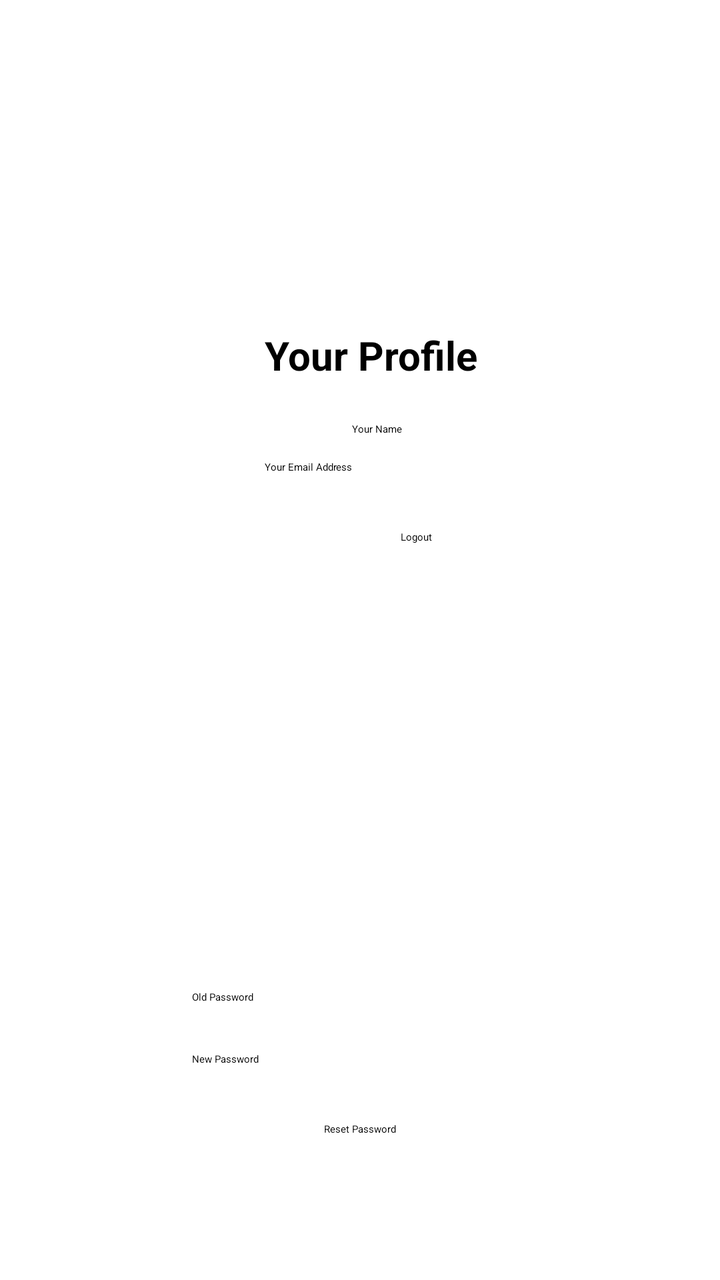
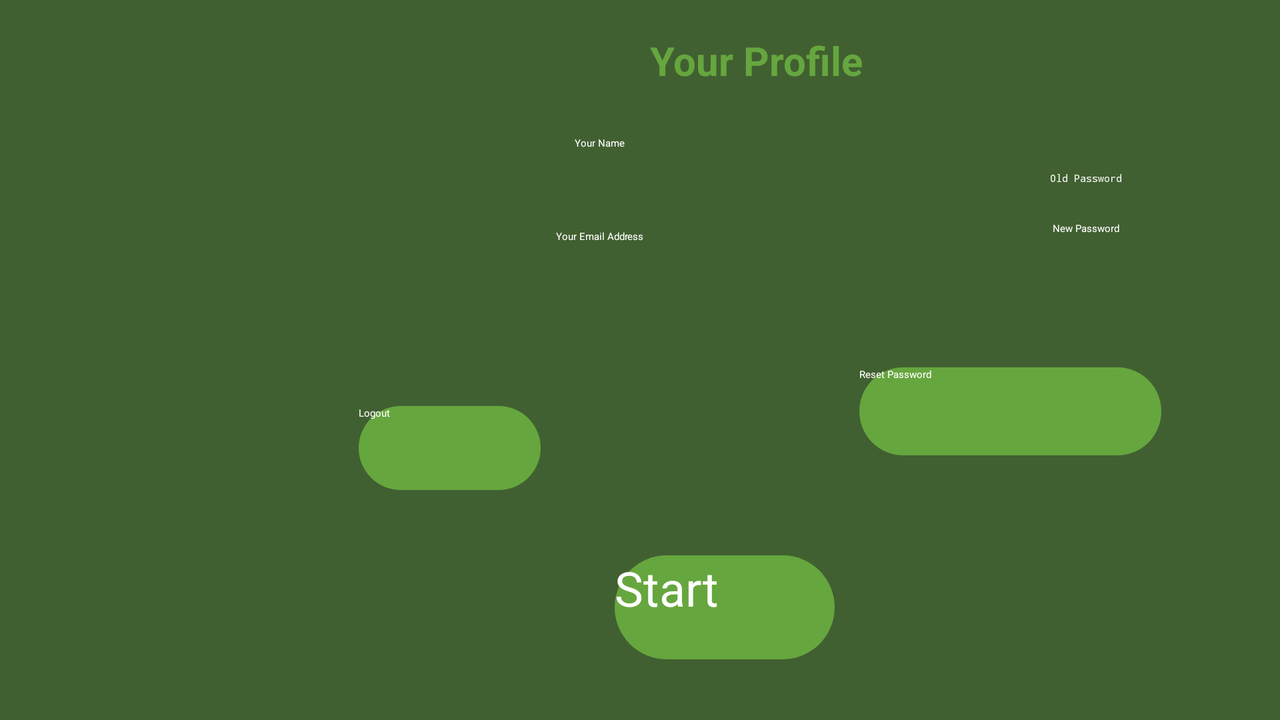

Two renders of one Android screen. The first uses the default layout on a phone; the second uses the alternative layout the repository ships for a different screen configuration, on a matching device. The two XML files are below.
<!-- AndroidManifest.xml: activity theme AppTheme.NoActionBar -->
<!-- res/layout/activity_main.xml -->
<?xml version="1.0" encoding="utf-8"?>
<androidx.constraintlayout.widget.ConstraintLayout xmlns:android="http://schemas.android.com/apk/res/android"
    xmlns:app="http://schemas.android.com/apk/res-auto"
    xmlns:tools="http://schemas.android.com/tools"
    android:layout_width="match_parent"
    android:layout_height="match_parent"
    tools:context=".MainActivity">


    <Button
        android:id="@+id/btnLogout"
        android:layout_width="wrap_content"
        android:layout_height="wrap_content"
        android:layout_marginTop="28dp"
        android:layout_marginEnd="144dp"
        android:onClick="logout"
        android:text="Logout"
        app:layout_constraintEnd_toEndOf="parent"
        app:layout_constraintHorizontal_bias="1.0"
        app:layout_constraintStart_toEndOf="@+id/profileImage"
        app:layout_constraintTop_toBottomOf="@+id/profileEmail" />

    <TextView
        android:id="@+id/textView4"
        android:layout_width="wrap_content"
        android:layout_height="wrap_content"
        android:layout_marginTop="164dp"
        android:text="Your Profile"
        android:textSize="20sp"
        android:textStyle="bold"
        app:layout_constraintEnd_toEndOf="parent"
        app:layout_constraintHorizontal_bias="0.523"
        app:layout_constraintStart_toStartOf="parent"
        app:layout_constraintTop_toTopOf="parent" />

    <ImageView
        android:id="@+id/profileImage"
        android:layout_width="112dp"
        android:layout_height="134dp"
        android:layout_marginStart="40dp"
        android:layout_marginTop="208dp"
        android:onClick="imageClick"
        app:layout_constraintStart_toStartOf="parent"
        app:layout_constraintTop_toTopOf="parent"
        app:srcCompat="@mipmap/ic_launcher"
        tools:ignore="OnClick" />

    <TextView
        android:id="@+id/profileName"
        android:layout_width="70dp"
        android:layout_height="wrap_content"
        android:layout_marginStart="24dp"
        android:layout_marginTop="20dp"
        android:text="Your Name"
        app:layout_constraintStart_toEndOf="@+id/profileImage"
        app:layout_constraintTop_toBottomOf="@+id/textView4" />

    <TextView
        android:id="@+id/profileEmail"
        android:layout_width="123dp"
        android:layout_height="wrap_content"
        android:layout_marginTop="12dp"
        android:layout_marginEnd="108dp"
        android:text="Your Email Address"
        app:layout_constraintEnd_toEndOf="parent"
        app:layout_constraintHorizontal_bias="0.857"
        app:layout_constraintStart_toEndOf="@+id/profileImage"
        app:layout_constraintTop_toBottomOf="@+id/profileName" />

    <EditText
        android:id="@+id/pwdReset"
        android:layout_width="wrap_content"
        android:layout_height="wrap_content"
        android:layout_marginStart="96dp"
        android:layout_marginBottom="28dp"
        android:ems="10"
        android:hint="New Password"
        android:inputType="textPersonName"
        app:layout_constraintBottom_toTopOf="@+id/btnReset"
        app:layout_constraintStart_toStartOf="parent" />

    <Button
        android:id="@+id/btnReset"
        android:layout_width="wrap_content"
        android:layout_height="wrap_content"
        android:layout_marginBottom="72dp"
        android:text="Reset Password"
        app:layout_constraintBottom_toBottomOf="parent"
        app:layout_constraintEnd_toEndOf="parent"
        app:layout_constraintStart_toStartOf="parent" />

    <EditText
        android:id="@+id/oldPwd"
        android:layout_width="wrap_content"
        android:layout_height="wrap_content"
        android:layout_marginStart="96dp"
        android:layout_marginBottom="24dp"
        android:ems="10"
        android:hint="Old Password"
        android:inputType="textPersonName"
        app:layout_constraintBottom_toTopOf="@+id/pwdReset"
        app:layout_constraintStart_toStartOf="parent" />


</androidx.constraintlayout.widget.ConstraintLayout>
<!-- resources referenced by this layout -->
<resources>

</resources>
<!-- res/layout-land/activity_main.xml (the repository's variant of the layout above) -->
<!-- drawn on the phone turned sideways -->
<?xml version="1.0" encoding="utf-8"?>
<androidx.constraintlayout.widget.ConstraintLayout xmlns:android="http://schemas.android.com/apk/res/android"
    xmlns:app="http://schemas.android.com/apk/res-auto"
    xmlns:tools="http://schemas.android.com/tools"
    android:layout_width="match_parent"
    android:layout_height="match_parent"
    android:background="@color/darkGreen"
    tools:context=".MainActivity">


    <Button
        android:id="@+id/btnLogout"
        android:layout_width="91dp"
        android:layout_height="42dp"
        android:layout_marginStart="160dp"
        android:layout_marginTop="16dp"
        android:layout_marginEnd="60dp"
        android:layout_marginBottom="32dp"
        android:background="@drawable/btn_shape"
        android:onClick="logout"
        android:text="Logout"
        android:textAppearance="@style/TextAppearance.AppCompat.Body2"
        android:textColor="@color/white"
        app:layout_constraintBottom_toTopOf="@+id/btnGame"
        app:layout_constraintEnd_toStartOf="@+id/btnReset"
        app:layout_constraintStart_toStartOf="parent"
        app:layout_constraintTop_toBottomOf="@+id/profileEmail" />

    <TextView
        android:id="@+id/textView4"
        android:layout_width="wrap_content"
        android:layout_height="wrap_content"
        android:layout_marginStart="8dp"
        android:layout_marginTop="16dp"
        android:layout_marginEnd="8dp"
        android:text="Your Profile"
        android:textColor="@color/lightGreen"
        android:textSize="20sp"
        android:textStyle="bold"
        app:layout_constraintBottom_toTopOf="@+id/profileName"
        app:layout_constraintEnd_toEndOf="parent"
        app:layout_constraintHorizontal_bias="0.613"
        app:layout_constraintStart_toStartOf="parent"
        app:layout_constraintTop_toTopOf="parent" />

    <ImageView
        android:id="@+id/profileImage"
        android:layout_width="116dp"
        android:layout_height="151dp"
        android:onClick="imageClick"
        app:layout_constraintBottom_toBottomOf="parent"
        app:layout_constraintEnd_toEndOf="parent"
        app:layout_constraintHorizontal_bias="0.05"
        app:layout_constraintStart_toStartOf="parent"
        app:layout_constraintTop_toTopOf="parent"
        app:layout_constraintVertical_bias="0.276"
        app:srcCompat="@mipmap/profile_picture"
        tools:ignore="OnClick" />

    <TextView
        android:id="@+id/profileName"
        android:layout_width="213dp"
        android:layout_height="46dp"
        android:layout_marginStart="24dp"
        android:layout_marginTop="24dp"
        android:layout_marginEnd="80dp"
        android:text="Your Name"
        android:textAlignment="center"
        android:textColor="@color/white"
        app:layout_constraintBottom_toTopOf="@+id/profileEmail"
        app:layout_constraintEnd_toStartOf="@+id/oldPwd"
        app:layout_constraintStart_toEndOf="@+id/profileImage"
        app:layout_constraintTop_toBottomOf="@+id/textView4" />

    <TextView
        android:id="@+id/profileEmail"
        android:layout_width="212dp"
        android:layout_height="40dp"
        android:layout_marginStart="24dp"
        android:layout_marginEnd="80dp"
        android:layout_marginBottom="32dp"
        android:text="Your Email Address"
        android:textAlignment="center"
        android:textColor="@color/white"
        app:layout_constraintBottom_toTopOf="@+id/btnLogout"
        app:layout_constraintEnd_toStartOf="@+id/pwdReset"
        app:layout_constraintStart_toEndOf="@+id/profileImage"
        app:layout_constraintTop_toBottomOf="@+id/profileName" />

    <EditText
        android:id="@+id/pwdReset"
        android:layout_width="wrap_content"
        android:layout_height="wrap_content"
        android:layout_marginEnd="40dp"
        android:layout_marginBottom="32dp"
        android:ems="10"
        android:hint="New Password"
        android:inputType="textPersonName"
        android:textAlignment="center"
        android:textColor="#FFFFFF"
        app:layout_constraintBottom_toTopOf="@+id/btnReset"
        app:layout_constraintEnd_toEndOf="parent"
        app:layout_constraintHorizontal_bias="0.879"
        app:layout_constraintStart_toEndOf="@+id/profileEmail"
        app:layout_constraintTop_toBottomOf="@+id/oldPwd" />

    <Button
        android:id="@+id/btnReset"
        android:layout_width="151dp"
        android:layout_height="44dp"
        android:layout_marginStart="80dp"
        android:layout_marginTop="16dp"
        android:layout_marginEnd="40dp"
        android:layout_marginBottom="32dp"
        android:background="@drawable/btn_shape"
        android:text="Reset Password"
        android:textColor="@color/white"
        app:layout_constraintBottom_toTopOf="@+id/btnGame"
        app:layout_constraintEnd_toEndOf="parent"
        app:layout_constraintHorizontal_bias="0.742"
        app:layout_constraintStart_toEndOf="@+id/btnLogout"
        app:layout_constraintTop_toBottomOf="@+id/pwdReset" />

    <EditText
        android:id="@+id/oldPwd"
        android:layout_width="wrap_content"
        android:layout_height="wrap_content"
        android:layout_marginTop="24dp"
        android:layout_marginEnd="40dp"
        android:ems="10"
        android:hint="Old Password"
        android:inputType="textPassword"
        android:textAlignment="center"
        android:textColor="#FFFFFF"
        app:layout_constraintBottom_toTopOf="@+id/pwdReset"
        app:layout_constraintEnd_toEndOf="parent"
        app:layout_constraintStart_toEndOf="@+id/profileName"
        app:layout_constraintTop_toBottomOf="@+id/textView4" />

    <Button
        android:id="@+id/btnGame"
        android:layout_width="110dp"
        android:layout_height="52dp"
        android:layout_marginStart="16dp"
        android:layout_marginTop="16dp"
        android:layout_marginEnd="16dp"
        android:layout_marginBottom="16dp"
        android:background="@drawable/btn_shape"
        android:text="Start"
        android:textAppearance="@style/TextAppearance.AppCompat.Body2"
        android:textColor="@color/white"
        android:textSize="24sp"
        app:layout_constraintBottom_toBottomOf="parent"
        app:layout_constraintEnd_toEndOf="parent"
        app:layout_constraintHorizontal_bias="0.585"
        app:layout_constraintStart_toStartOf="parent"
        app:layout_constraintTop_toTopOf="parent"
        app:layout_constraintVertical_bias="0.948" />


</androidx.constraintlayout.widget.ConstraintLayout>
<!-- resources referenced by the variant -->
<!-- as the phone turned sideways resolves them -->
<resources>
  <color name="darkGreen">#416031</color>
  <color name="lightGreen">#66A63E</color>
  <color name="white">#FFFFFF</color>
  <!-- drawable btn_shape (drawable) -->
  <?xml version="1.0" encoding="utf-8"?>
  <shape xmlns:android="http://schemas.android.com/apk/res/android"
      android:shape="rectangle" >
  
      <corners
          android:bottomLeftRadius="30dp"
          android:bottomRightRadius="30dp"
          android:radius="60dp"
          android:topLeftRadius="30dp"
          android:topRightRadius="30dp" />
  
      <solid android:color="@color/lightGreen"/>
  
  
  </shape>
</resources>
